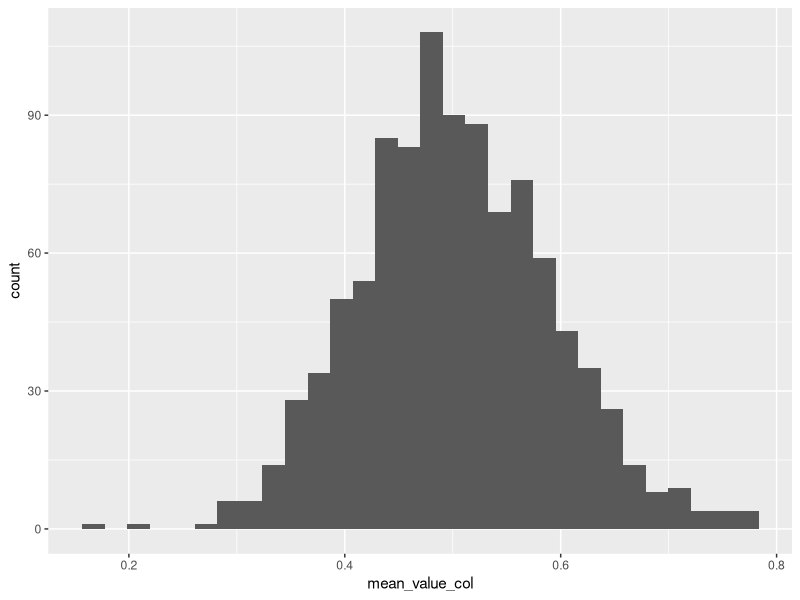

Recreate this plot in R.
## ---- chunk 1


#The character vector colors of a die is mutated to a factor. The character vector contains the elementary events of the event space. In the object factor they get a categorial number:
color_die <- factor(c("blue", "red", "yellow", "white", "black", "brown"))


(event_space <- levels(color_die))
(lable_numbers <- labels(color_die))
(elementary_event <- levels(color_die)[2])
(event_subset <- levels(color_die)[1:2])

#Please recognize, the random_numbers are displayed in quotation marks identifying them as real labels not values

## ---- chunk 2
library(ggplot2)
library(tidyverse)

count_uniform <- 10 #number of the random numbers 
num_means <- 1000  # Number of mean values to be calculated  
mean_values <- c(num_means)  # Initializing the vector of mean values

for(i in 1:num_means) {
  random_numbers <- runif(count_uniform, min = 0, max = 1)
  mean_values[i] <- mean(random_numbers)
}

mean_values_tibble<-tibble(mean_value_col = mean_values)

#ggplot needs the datastructure of a dataframe or a tibble, in aes the column names of that are used
ggplot(data = mean_values_tibble, mapping = aes(x=mean_value_col)) + 
  geom_histogram(bins=30)


kstest_mean_values <- ks.test(x = mean_values,
        y="pnorm",
     mean=mean(mean_values),
       sd=sd(mean_values),
      exact=F)


(kstest_mean_values)


## ---- chunk 3

library(tidyverse)

Confusion_tibble<- tibble(c("Postive", "Negative"), 
                           c(308, 580), 
                           c(105, 21))




## ---- chunk 4
fbirths_vect <- c(0.51, 241945, 493472) #parameter vector (fbirths_vect) of the female births 

ln_bino_coef <- fbirths_vect[3]*log(fbirths_vect[3])-
                fbirths_vect[2]*log(fbirths_vect[2])-
              (fbirths_vect[3]-fbirths_vect[2])*log(fbirths_vect[3]-fbirths_vect[2])-
               log(2*pi*fbirths_vect[3]*fbirths_vect[1]*(1-fbirths_vect[1]))/2

ln_coef <- fbirths_vect[2]*log(fbirths_vect[1])+
            (fbirths_vect[3]-fbirths_vect[2])*log(1-fbirths_vect[1])

ln_bino_dist <- ln_bino_coef+ln_coef


bino_dist<-exp(ln_bino_dist)


cat("The probability of k births of girls given the parameter p",fbirths_vect[1],":", bino_dist, "\n")

## ---- chunk 5
# values for fbirths_vect[2] and fbirths_vect[3]
fbirths_vect_2 <- fbirths_vect[2]
fbirths_vect_3 <- fbirths_vect[3]

# range for fbirths_vect[1]
start_value <- 0.488    # start value
end_value <- 0.509      # end value
step_size <- 0.001      # Ssteps

# Generation of vector fbirths_vect[1]
fbirths_vect_1 <- seq(from = start_value, to = end_value, by = step_size)

# Empty list for the results
results <- list()

# Varaible with start value of the summed results
total_bino_dist <- 0

# Loop über die Werte von fbirths_vect[1]
for (value in fbirths_vect_1) {
  ln_bino_coef <- fbirths_vect_3 * log(fbirths_vect_3) -
                  fbirths_vect_2 * log(fbirths_vect_2) -
                  (fbirths_vect_3 - fbirths_vect_2) * log(fbirths_vect_3 - fbirths_vect_2) -
                  log(2 * pi * fbirths_vect_3 * value * (1 - value)) / 2

  ln_coef <- fbirths_vect_2 * log(value) +
             (fbirths_vect_3 - fbirths_vect_2) * log(1 - value)
  
  ln_bino_dist <- ln_bino_coef + ln_coef
  
  # save the results in list
  results[[as.character(value)]] <- exp(ln_bino_dist)
  
  # Sum up the values in the list
  total_bino_dist <- total_bino_dist + exp(ln_bino_dist)
}

# Display the results
print(results)


cat("The approximation of the marginal likelihood:", total_bino_dist, "\n")

## ---- chunk 6

cat("a posteriori probability for the parameter",fbirths_vect[1],":",bino_dist/total_bino_dist )
